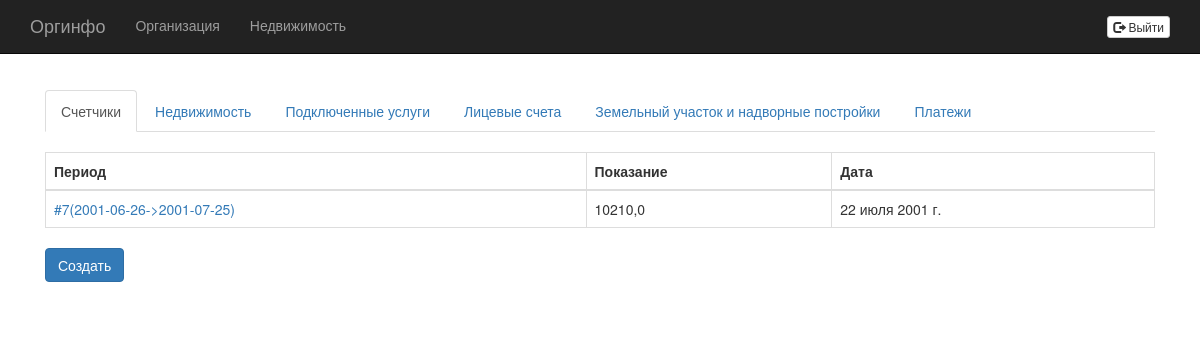
/real_estates/1/readings/, run on an earlier commit of the app's database.
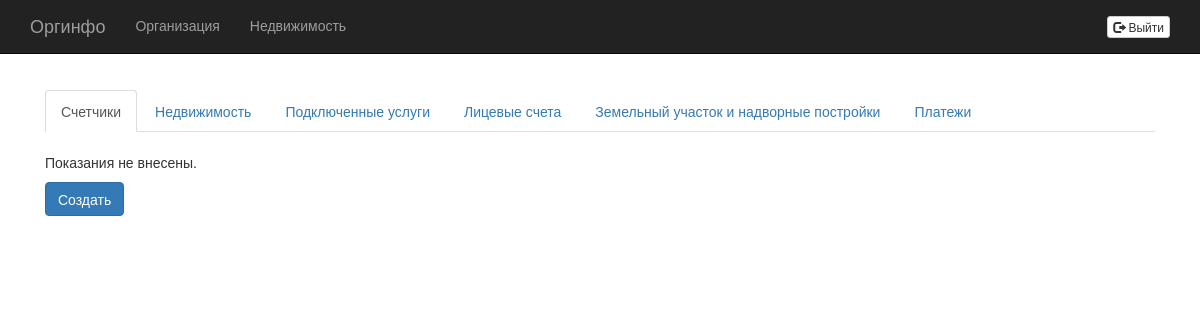
And on a later commit of the database.
### accounting/models.py (models this page shows, shortened)
class ColdWaterReading(models.Model):
    period = models.ForeignKey(Period)
    value = models.FloatField()
    real_estate = models.ForeignKey(RealEstate)
    date = models.DateField()

class Period(models.Model):
    serial_number = models.IntegerField()
    start = models.DateField()
    end = models.DateField()
    def __str__(self):
        return "#%s(%s->%s)" % (str(self.serial_number), str(self.start), str(self.end))

### accounting/views.py (the view)
# urls.py: url(r'^real_estates/(?P<real_estate_id>\d+)/readings/$', views.ColdWaterReadings.as_view(), name='readings'),
class ColdWaterReadings(ListView):
    model = ColdWaterReading
    template_name = 'accounting/cold_water_readings.html'
    context_object_name = 'readings'
    def get_queryset(self):
        return ColdWaterReading.objects.filter(real_estate=self.kwargs['real_estate_id']);
    def get_context_data(self, **kwargs):
        context = super(ColdWaterReadings, self).get_context_data(**kwargs)
        context['real_estate_id'] = self.kwargs['real_estate_id']
        return context

### accounting/templates/accounting/cold_water_readings.html
{% extends "accounting/real-estate-menu-item.html" %}
{% block real_estate_tab_content %}
{% if readings %}
    <table class="table table-bordered">
        <thead>
            <tr>
                <th>Период</th>
                <th>Показание</th>
                <th>Дата</th>
            </tr>
        </thead>
        <tbody>
        {% for reading in readings %}
            <tr>
                <td><a href="{% url "accounting:update_reading" real_estate_id reading.id %}">{{ reading.period }}</a></td>
                <td>{{ reading.value }}</td>
                <td>{{ reading.date }}</td>
            </tr>
        {% endfor %}
        </tbody>
    </table>
{% else %}
    <p>Показания не внесены.</p>
{% endif %}
    <a class="btn btn-primary btn-default" role="button" href="{% url "accounting:create_reading" real_estate_id %}">Создать</a>
{% endblock %}

What changed in the data, as far as the page shows it:
no longer on this page (row edited): ColdWaterReading: period "#7(2001-06-26->2001-07-25)", value "10210,0", date "22 июля 2001 г."
Also different on the page:
text no longer shown: "Период Показание Дата"
text now shown: "Показания не внесены."
